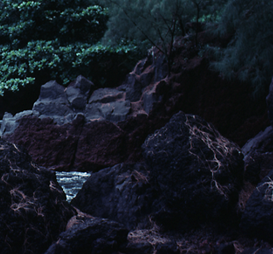
#> input picture day6-opencv/源代码_基于OpenCV的机器视觉/Image/stone.png, 273 x 254 px
$ python '6_直方图变化.py'
#> lines starting #> are read from the running program, lines starting #| are printed output that depends on the picture
import cv2 as cv
import matplotlib.pyplot as plt

#
# # 灰度图像读取
# img = cv.imread('Image/Lena.png', 0)
#
# # 直方图均衡化，像素个数多的灰度级拉的更宽，对像素个数少的灰度级进行压缩
# img_hist = cv.equalizeHist(img)
#
# # 显示原图和直方图均衡化之后的图
# cv.imshow('Gary Image', img)
# cv.imshow('Equalized Image', img_hist)
#
# cv.waitKey(0)
# cv.destroyAllWindows()
#
# # 计算出直方图cv.calcHist()
# # 原图
# hist = cv.calcHist(img, [0], None, [256], [0, 256])
# # 直方图均衡化
# hist_1 = cv.calcHist(img_hist, [0], None, [256], [0, 256])
#
# # 使用matplotlib绘制直方图
# plt.subplots_adjust(wspace=0.3)
# plt.subplot(1, 2, 1)  # 绘图设置
# plt.plot(hist)
# plt.title('Original Image')
# plt.xlabel("Pixel Intensity")
# plt.ylabel('Pixel Count')
#
# # 计算出直方图
# plt.subplot(1, 2, 2)
# plt.plot(hist_1, color='r')
# plt.title('Color Histogram')
# plt.xlabel("Pixel Intensity")
# plt.ylabel('Pixel Count')
#
# plt.show()

# 读取图像
img = cv.imread('Image/stone.png')
#> img is the input picture: shape (254, 273, 3); mean B, G, R 35.2, 26.8, 21.3
# RGB 分别均衡化
b, g, r = cv.split(img)  # 分别提取三通道数据
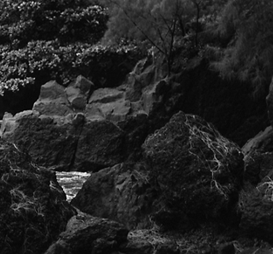
#> b: shape (254, 273); min 0, max 247, mean 35.2
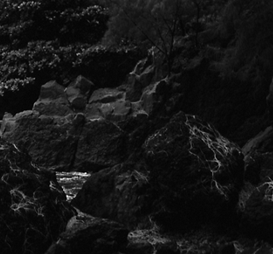
#> r: shape (254, 273); min 0, max 246, mean 21.3
eq_b = cv.equalizeHist(b)
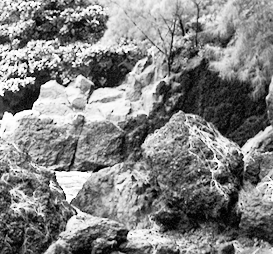
#> eq_b: shape (254, 273); min 0, max 255, mean 129.9
eq_g = cv.equalizeHist(g)
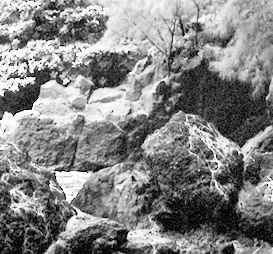
#> eq_g: shape (254, 273); min 0, max 255, mean 131.5
eq_r = cv.equalizeHist(r)
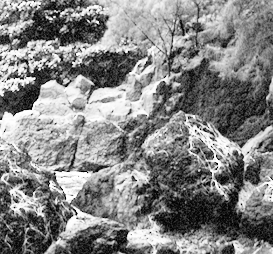
#> eq_r: shape (254, 273); min 0, max 255, mean 131.9
img_hist = cv.merge([eq_b, eq_g, eq_r])
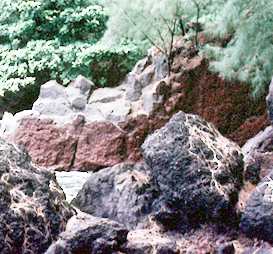
#> img_hist: shape (254, 273, 3); mean B, G, R 129.9, 131.5, 131.9
# 显示图像
cv.imshow('Original', img)
cv.imshow('Equalized (BGR)', img_hist)
cv.waitKey(0)
cv.destroyAllWindows()

# 绘制直方图
def plot_histogram(img, title):
#> called with title = 'Original'
    colors = ('b', 'g', 'r')
    plt.figure(figsize=(8, 6))
    plt.title(title)
    plt.xlabel('Pixel Value')
    plt.ylabel('Frequency')
    for i, color in enumerate(colors):
        hist = cv.calcHist([img], [i], None, [256], [0, 256])
        plt.plot(hist, color=color)
    plt.xlim([0, 256])
    plt.show()
#> figure, not shown here; curve peaks at x = 11, y = 2936; curve peaks at x = 11, y = 5253; curve peaks at x = 8, y = 5016

plot_histogram(img, 'Original')
plot_histogram(img_hist, 'Histogram')
#> call 2 of plot_histogram, with title = 'Histogram'
#> in plot_histogram (call 2), `plt.show()`:
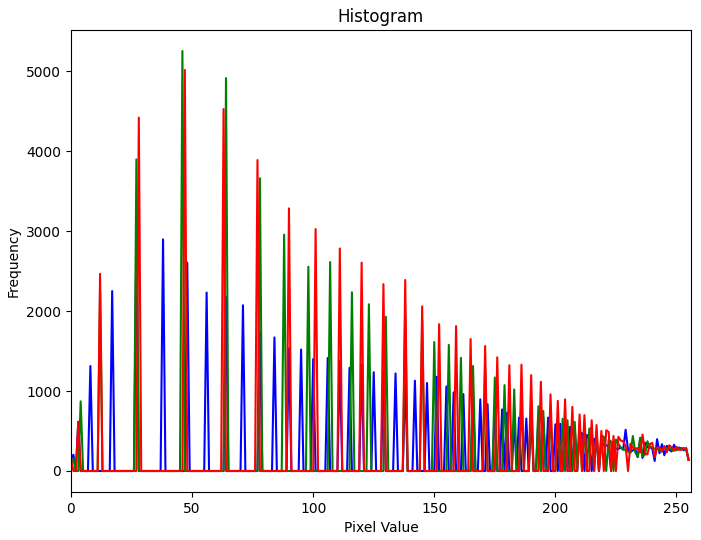
#> figure drawn by matplotlib, 1 panel; curve peaks at x = 27, y = 2936; curve peaks at x = 46, y = 5253; curve peaks at x = 47, y = 5016
